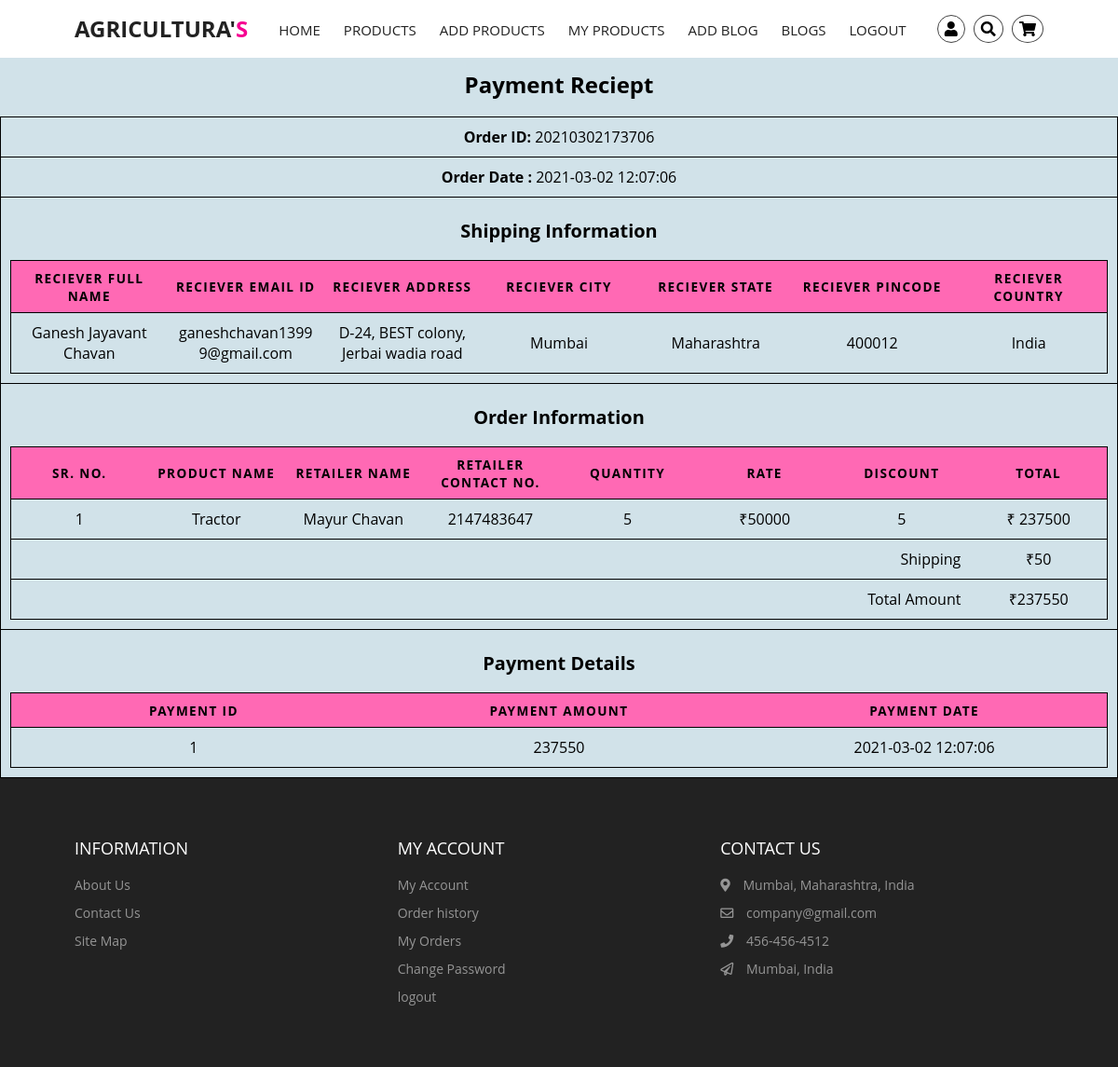
Screenshot of /farmer/bill.php?oid=20210302173706 (signed in) with the database file from the repository.
### tables this page shows
CREATE TABLE `rorders` (
  `id` int(20) NOT NULL,
  `orderid` bigint(20) NOT NULL,
  `fid` int(20) NOT NULL,
  `name` varchar(100) NOT NULL,
  `email` varchar(100) NOT NULL,
  `addr` varchar(150) NOT NULL,
  `city` varchar(50) NOT NULL,
  `state` varchar(75) NOT NULL,
  `pincode` varchar(6) NOT NULL,
  `card_name` varchar(30) NOT NULL,
  `card_num` bigint(20) NOT NULL,
  `card_cvc` int(5) NOT NULL,
  `card_exp_month` varchar(2) NOT NULL,
  `card_exp_year` varchar(4) NOT NULL,
  `amount` int(10) NOT NULL,
  `txndate` timestamp NOT NULL DEFAULT current_timestamp()
);

CREATE TABLE `rporders` (
  `id` int(11) NOT NULL,
  `orderid` bigint(20) NOT NULL,
  `fid` int(11) NOT NULL,
  `rid` int(11) NOT NULL,
  `pid` int(11) NOT NULL,
  `qnt` int(11) NOT NULL,
  `amt` int(10) NOT NULL
);

CREATE TABLE `rproduct` (
  `id` int(20) NOT NULL,
  `title` varchar(100) NOT NULL,
  `descr` varchar(120) NOT NULL,
  `category` int(20) NOT NULL,
  `munit` varchar(30) NOT NULL,
  `sunit` int(20) NOT NULL,
  `set` int(10) NOT NULL,
  `price` int(5) NOT NULL,
  `disc` int(3) NOT NULL,
  `photo` longblob NOT NULL,
  `rid` int(20) NOT NULL,
  `date` timestamp NOT NULL DEFAULT current_timestamp()
);

CREATE TABLE `retailer` (
  `id` int(20) NOT NULL,
  `email` varchar(40) NOT NULL,
  `fname` varchar(20) NOT NULL,
  `lname` varchar(20) NOT NULL,
  `gender` varchar(10) NOT NULL,
  `phone` int(11) NOT NULL,
  `address` varchar(100) NOT NULL,
  `city` varchar(30) NOT NULL,
  `state` varchar(30) NOT NULL,
  `country` varchar(10) NOT NULL,
  `pin` varchar(7) NOT NULL,
  `acnum` varchar(20) NOT NULL,
  `acname` varchar(20) NOT NULL,
  `ifsc` varchar(20) NOT NULL,
  `pass` varchar(120) NOT NULL
);

### farmer/bill.php (the view, shortened to what this page needs)
<?php
include('../includes/dbconnection.php');
if (strlen($_SESSION['cmsaid']==0)) {
  header('location: ../includes/logout.php');
  } else{
  ?>
<html lang="en">
<head>
<link rel="stylesheet" href="https://cdnjs.cloudflare.com/ajax/libs/font-awesome/4.7.0/css/font-awesome.min.css">
<link rel="stylesheet" href="https://cdnjs.cloudflare.com/ajax/libs/font-awesome/5.15.1/css/all.min.css" />
    <link href="./css/styles.css" rel="stylesheet"/>
    <link href="../css/table.css" rel="stylesheet">
</head>
<body class="fixed-left">
<?php include_once('./include/header.php');?>
      <div id="wrapper" style="background-color: var(--grey-alt);">
        <table name="table1">
        <caption> <h4 >Payment Reciept</h4></caption>
        <tbody>
<?php
$oid=$_GET['oid'];
$ret=mysqli_query($con,"select * from rorders where orderid='$oid'");
while ($row=mysqli_fetch_array($ret)) {
?>
            <tr>
            <td scope="row" colspan=2><?php echo "<p><strong>Order ID:</strong> ".$oid."</p>";?></td>
            </tr>
            <tr>
            <td scope="row" colspan=2><?php echo "<p><strong>Order Date :</strong> ".$row['txndate']."</p>";?></td>
            </tr>
            <tr>
            <td scope="row" colspan=2 >
                <table id="table2" >
                <caption> <h5 >Shipping Information</h5></caption>
                <thead>
                <tr>
                    <th scope="col">Reciever Full Name</th>
                    <th scope="col">Reciever email ID</th>
                    <th scope="col">Reciever Address</th>
                    <th scope="col">Reciever City</th>
                    <th scope="col">Reciever State</th>
                    <th scope="col">Reciever Pincode</th>
                    <th scope="col">Reciever Country</th>
                </tr>
                </thead>
                <tbody>
                    <tr>
                        <td scope="row" data-label="Reciever Full Name"><?php  echo $row['name'];?></td>
                        <td scope="row" data-label="Reciever email ID"><?php  echo $row['email'];?></td>
                        <td scope="row" data-label="Reciever Address"><?php  echo $row['addr'];?></td>
                        <td scope="row" data-label="Reciever City"><?php  echo $row['city'];?></td>
                        <td scope="row" data-label="Reciever State"><?php  echo $row['state'];?></td>
                        <td scope="row" data-label="Reciever Pincode"><?php  echo $row['pincode'];?></td>
                        <td scope="row" data-label="Reciever Country.">India</td>
                    </tr>
                </tbody>
                </table>
             </td>
            </tr>
            <tr>
                <td scope="row" colspan="2">
                    <table id="table4" >
                    <caption > <h5 >Order Information</h5></caption>
                    <thead>
                        <tr>
                            <th scope="col">SR. NO.</th>
                            <th scope="col">Product Name</th>
                            <th scope="col">Retailer Name</th>
                            <th scope="col">Retailer Contact No.</th>
                            <th scope="col">Quantity</th>
                            <th scope="col">Rate</th>
                            <th scope="col">Discount</th>
                            <th scope="col">Total</th>
                        </tr>
                    </thead>
                    <tbody>
                    <?php
                    $cnt1=0;
                    $ret1=mysqli_query($con1,"select * from rporders o, retailer f, rproduct p where o.rid= f.id and o.pid=p.id and o.orderid=".$oid);
                    while ($row1=mysqli_fetch_array($ret1)) { $cnt1++;?>
                     <tr>
                            <td scope="row" data-label="SR. NO."><?php echo $cnt1;?></td>
                            <td data-label="Product Name"><?php echo $row1["title"];?></td>
                            <td data-label="Farmer Name"><?php echo $row1["fname"]." ".$row1["lname"];?></td>
                            <td data-label="Farmer Contact No."><?php echo $row1["phone"];?></td>
                            <td data-label="Quantity"><?php echo $row1["qnt"];?></td>
                            <td data-label="Rate">₹<?php echo $row1["price"];?></td>
                            <td data-label="Discount"><?php echo $row1["disc"];?></td>
                            <td data-label="Total">₹ <?php echo $row1["amt"];?></td>
                        </tr>
                        <?php }?>
                        <tr>
                        <td scope="row" colspan=7 style="text-align:end;" >Shipping</td>
                        <td data-label="Shipping">₹50</td>
                        </tr>
                        <tr>
                        <td scope="row" colspan=7 style="text-align:end;" >Total Amount</td>
                        <td data-label="Total Amount">₹<?php echo $row['amount']; ?></td>
                        </tr>
                    </tbody>
                    </table>
                </td>
            </tr>
            <tr>
                <td scope="row" colspan="2">
                    <table id="table5" >
                    <caption > <h5 >Payment Details</h5></caption>
                    <thead>
                        <tr>
                            <th scope="col">Payment ID</th>
                            <th scope="col">Payment Amount</th>
                            <th scope="col">Payment Date</th>
                        </tr>
                    </thead>
                    <tbody>
                        <tr>
                            <td scope="row" data-label="Payment ID"><?php echo $row['id']; ?></td>
                            <td data-label="Payment Amount"><?php echo $row['amount']; ?></td>
                            <td data-label="Payment Date"> <?php echo $row['txndate']; ?></td>
                        </tr>
                    </tbody>
                    </table>
                </td>
            </tr>
            <?php } ?>
        </tbody>
</table>
<?php include_once("./include/footer.php");?>
    </body>
</html>
<?php }  ?>

### farmer/css/styles.css (style rules this page uses)
:root { --white: #fff; --black: #222; --pink: #f60091; --grey: #444; --grey2: #959595; --grey-alt: #d1e2e9; --yellow: #ffd800; --green: #59b210; }
*, *::after, *::before { margin: 0; padding: 0; box-sizing: inherit; }
html { scroll-behavior: smooth; box-sizing: border-box; font-size: 62.5%; }
body { position: relative; font-family: "Poppins", sans-serif; font-size: 1.6rem; font-weight: 400; color: var(--black); background-color: var(--white); z-index: -1; }

### css/table.css (style rules this page uses)
body { font-family: "Open Sans", sans-serif; line-height: 1.25; }
table { color:black; background: transparent; border: none; border: 1px solid #ccc; border-collapse: collapse; margin: 0; padding: 0; width: 100%; table-layout: fixed; }
table caption { font-size: 1.5em; margin: .5em 0 .75em; }
table tr { border: 1px solid rgb(0, 0, 0); padding: .35em; }
table th, table td { padding: .625em; text-align: center; overflow-wrap: break-word; }
table th { background-color: hotpink; font-size: .85em; letter-spacing: .1em; text-transform: uppercase; }

### rows the page displays
rorders: txndate "2021-03-02 12:07:06", name "Ganesh Jayavant Chavan", email "ganeshchavan13999@gmail.com", addr "D-24, BEST colony, Jerbai wadia road", city "Mumbai", state "Maharashtra", pincode "400012", amount "237550", id "1"
rporders: rproduct.title "Tractor", retailer.fname "Mayur", retailer.lname "Chavan", retailer.phone "2147483647", qnt "5", rproduct.price "50000", rproduct.disc "5", amt "237500"
